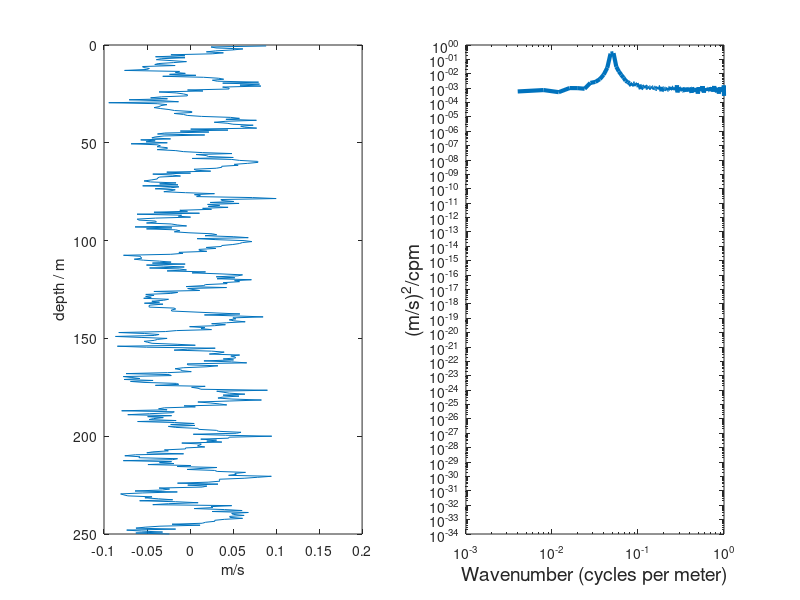
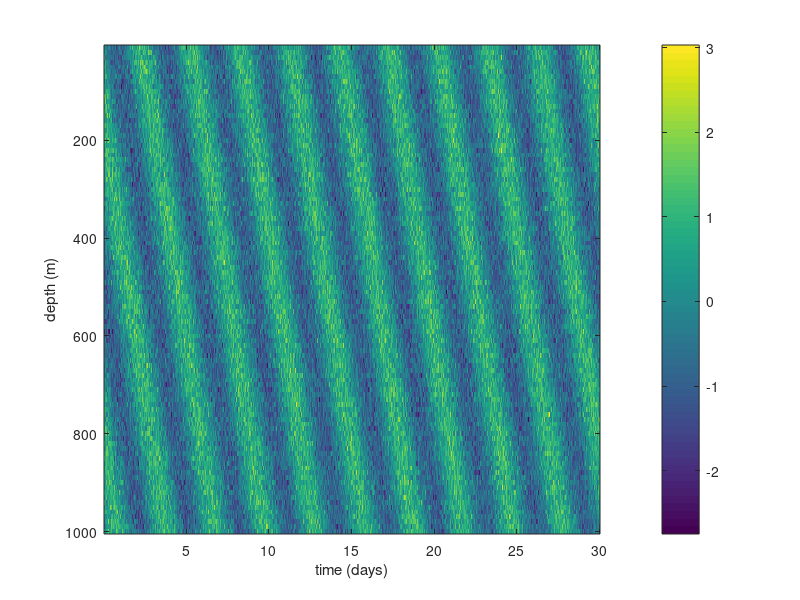
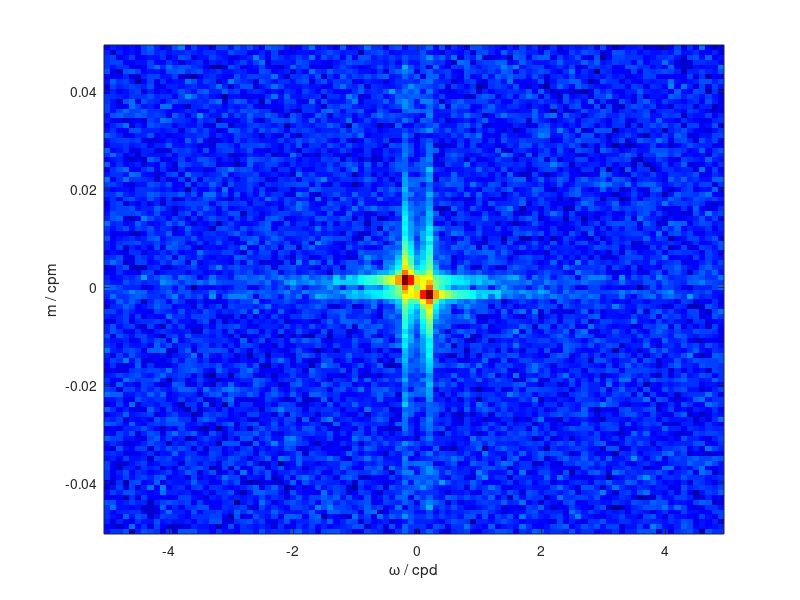
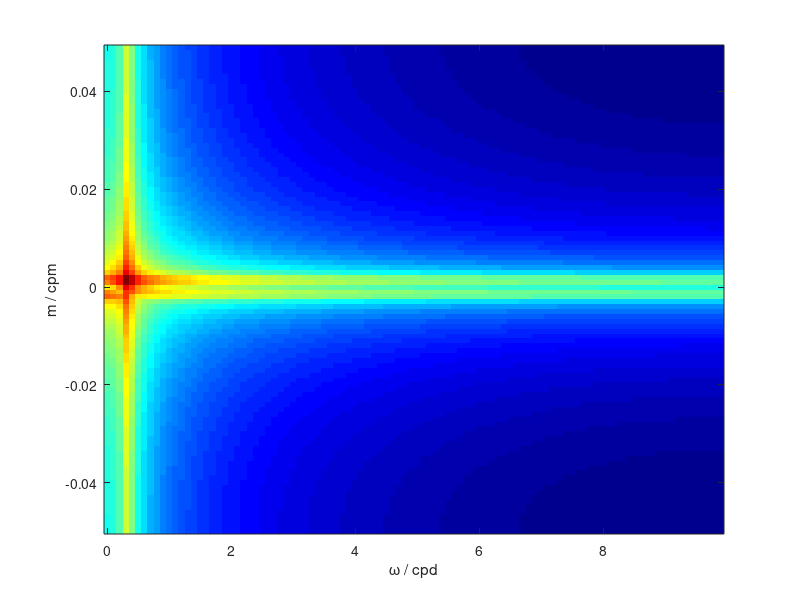

Reproduce these figures in MATLAB, in order. (Note: this script raises an error after producing the figures.)
%% wavenumber spectra 

% background in matlab: variance preserving spectra 

fsig=0.03; %Signal at about 30 seconds
n2s=3; % noise-to-signal ratio
dt=1; %one second
time=(1:10000)'.*dt;

% Red spectrum
b=n2s*cumsum(randn(10000,1))+cos(2*pi*fsig*time);

% White spectrum
%b=n2s*randn(10000,1)+cos(2*pi*fsig*time);
T=500;
fn=1/2/dt;
f=(0:250)./250.*fn;
bb=reshape(b,500,10000/500);
fbb=fft(detrend(bb));
amp=abs(fbb(1:251,:)).^2 / 500;
sbb=mean(amp,2);
sbb(2:250)=sbb(2:250)*2;
loglog(f,sbb,'LineWidth',3)
xlabel('Frequency (Hz)','FontSize',14)
ylabel('(units^2)/Hz','FontSize',14)

%% wavenumber spectra 

msig=0.05; %Signal at about 20 m vertical wavelength
noise_rms=0.02; % rms noise
signal = 0.05; %signal amplitude in m/s
dz=1/2; %1/2 m spacing - 5000 m profile
z=(1:10000)'.*dz;

% White spectrum
b=noise_rms*randn(10000,1)+signal.*cos(2*pi*msig*z);
L=250;
mn=1/2/dz; %Nyquist wavenumber
m=(0:250)./250.*mn; %wavenumber vector
bb=reshape(b,500,10000/500);
fbb=fft(detrend(bb));
amp=abs(fbb(1:251,:)).^2 / 500;
sbb=mean(amp,2);
sbb(2:250)=sbb(2:250)*2;
subplot(121)
plot(bb(:,1),z(1:500));
axis ij
xlabel('m/s')
ylabel('depth / m')
subplot(122)
loglog(m,sbb,'LineWidth',3)
xlabel('Wavenumber (cycles per meter)','FontSize',14)
ylabel('(m/s)^2/cpm','FontSize',14)



%% wavenumber-frequency spectra 

H=1000;
dt=0.05; %time interval about 20 times a day
dz=10; %10-m
t=dt:dt:10; %time in days
z=(dz:dz:H)'; %depth in m
%indices for the calculation
iz=1:length(z);
it=1:length(t);
%Generate a propagating signal with no noise.
[tt,zz]=meshgrid(t,z);
sig1=sin(3*pi*zz/H + 2*pi*1/3*tt);
%Change the sign to make propagation go the other way.
data=sig1;
% plot
figure(2)
imagesc(t,z,data);colorbar; axis ij
xlabel('time (days)')
ylabel('depth (m)')

% compute frequency-wavenumber spectra 
% 1) fourier transform in 2D 

[m,n]=size(data);
fn=1/2/dt;
kn=1/2/dz;

%fundamental frequency and wavenumber
df=1./n./dt;
dk=1./m./dz;
% make frequencies and wavenumbers that run from -Nyquist to + Nyquist
f=[-fliplr(1:(n/2)) 0 (1:(n/2-1))].*df;
k=[-fliplr(1:(m/2)) 0 (1:(m/2-1))].'.*dk;
% Fourier transform in two dimensions
% here we use fft2 for the 2-d Fourier transform
% and fftshift to reorder the Fourier transform
st=fftshift(fft2(data))/m/n;
% turn this into a spectrum
spec=st.*conj(st)./df./dk; %UNITS: (m/s)^2/cpd/cpm
% and plot
figure(3)
imagesc(f,k,log10(spec)); axis xy
colormap(jet)
shg
xlabel('\omega / cpd')
ylabel('m / cpm')
% this plots the full 2-d plane
% But you might want a half plane. In that case, you should
% scale by a factor of 2:
figure(4)
spec=2*spec(:,101:200);
imagesc(f(101:200),k,log10(spec)); axis xy
colormap(jet)
shg
xlabel('\omega / cpd')
ylabel('m / cpm')


%% segmenting in space - time 

t=dt:dt:30; %time in days
z=(dz:dz:H)'; %depth in m
%indices for the calculation
iz=1:length(z);
it=1:length(t);
%Generate a propagating signal with some noise.
[tt,zz]=meshgrid(t,z);
sig1=sin(3*pi*zz/H - 2*pi*1/3*tt) + .5*randn(length(z),length(t));
data=sig1;
% plot
figure(2)
imagesc(t,z,data);colorbar; axis ij
xlabel('time (days)')
ylabel('depth (m)')

% segmenting 

icount=0; clear st;
for i=1:50:501
icount=icount+1;
data_use=data(:,i:i+99);
n_use=size(data_use,2);
st(:,:,icount)=fftshift(fft2(data_use))/m/n_use;
end
spec=sum(abs(st).^2/df/dk,3);
f=[-fliplr(1:(n_use/2)) 0 (1:(n_use/2-1))].*df;
figure(3)
imagesc(f,k,log10(spec)); axis xy
colormap(jet)
shg
xlabel('\omega / cpd')
ylabel('m / cpm')



%% using real data 

data_dir = '/home/vboatwright/OneDrive/Documents/SIO/fall23/SIO221/sioc221a/week7/'; 
fn = 'Vel_2008-2009.mat'; 

file = [data_dir fn]; 
load(file) 


figure(1); clf; 
pcolor(Vel.dtnum,Vel.z,Vel.u); shading flat
caxis([-.25 .25]);colormap(turbo);colorbar
shg
title('E/W velocity - m/s')
datetick
xlabel('Time')
ylabel('depth / m')

figure(2)
iz=min(find(Vel.z > 300));
it=1:length(Vel.dtnum);
data=Vel.u(iz,it);
time=Vel.dtnum(it);
plot(time,data)
ylabel('E/W velocity - m/s')
xlabel('Time')
datetick


%Now we will make a complex vector.
it=1:16000;
data=Vel.u(iz,it)+i*Vel.v(iz,it);
time=Vel.dtnum(it);
dt=nanmean(diff(time));
disp(['Sample interval is ' num2str(dt*24*60) ' minutes.'])
disp(['record length is ' num2str(nanmax(time) - nanmin(time)) ' days long.'])


% Check it for nans!
disp(['The record has ' num2str(length(find(isnan(data)))) ' NaNs.'])

%Now we compute the rotary spectrum.
data=detrend(data);
a=fft(data); %Note we keep all the coefficients instead of throwing out half.
a=fftshift(a); %And now we use fftshift to rearrange them to have 0 frequency in the middle.
N=length(data);
amp=abs(a).^2; % for even N

%% which freqs do these correspond to?
T=dt*N;
df=1/T;
fn=1/2/dt;
%Now frequency goes from negative fn to positive fn:
f=-N/2*df:df:N/2*df-df;

amp = amp / N.^2; % first correct for the MATLAB normalization
%amp = amp .* 2; %Now we keep the whole spectrum so we do not multiply by 2.
amp = amp / df; % this is then the definition of the spectrum
variance=nanmean(abs(data).^2)
sum_spec=sum(amp)*df
sum_spec / variance
%Check! It gives the variance.
loglog(f,amp,-f,amp)
legend('positive','negative')
ylabel('(m/s)^2/cpd')
xlabel('cpd')

%% window for precision 

M=8; p=N/M;
datab=reshape(data,N/M,M); % this gives us an array with N/M points
% per column and M columns
b=fft(datab); % this computes the fft for each column
b=fftshift(b);
amp_b=abs(b).^2;

% Compute frequencies - note differences!
Tb=dt*p;
dfb=1/Tb;
fn=1/2/dt;
fb=0:dfb:fn; %frequency vector, cpd, goes from 0 to Nyquist.
fb=-p/2*dfb:dfb:p/2*dfb-dfb;

% Normalize as above
amp_b = amp_b / p.^2; % first correct for the MATLAB normalization
amp_b = amp_b / dfb; % this is then the definition of the spectrum
loglog(fb,nanmean(amp_b,2),-fb,nanmean(amp_b,2))
freqline(2*sind(50));
freqline(2);
freqline(1);
grid()
legend('positive','negative')
ylabel('(m/s)^2/cpd')
xlabel('cpd')

